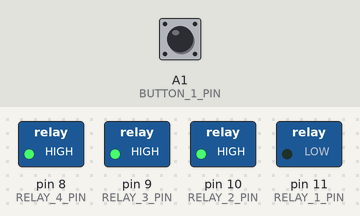
Simulated run of this sketch. Board: Arduino Uno, built with avr-gcc and run on an emulated ATmega328P. On the bench: switched loads named in the sketch (green lamp = pin HIGH). Inputs (shaded band) come from the test bench; at power-on: A1 (BUTTON_1_PIN) HIGH.

Above: at 1.2 s.
1.3 s: A1 (BUTTON_1_PIN) pulled LOW for 0.15 s
At 1.37 s:
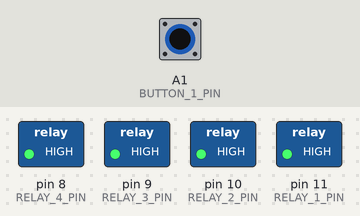
2.9 s: A1 (BUTTON_1_PIN) pulled LOW for 3.2 s
At 6.7 s:
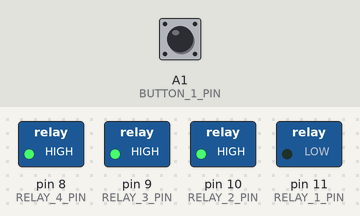
Timing chart, 0 to 8.2 s (numbered marks = the images above; inputs shaded):
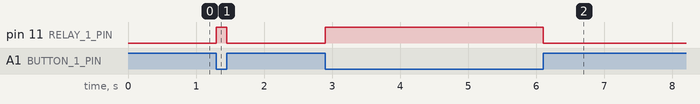

The sketch:

Flex_test.ino
```cpp
#define RELAY_1_PIN 11 // Digital pin for Relay 1
#define RELAY_2_PIN 10 // Digital pin for Relay 2
#define RELAY_3_PIN 9 // Digital pin for Relay 3
#define RELAY_4_PIN 8 // Digital pin for Relay 4

#define BUTTON_1_PIN A1 // Digital pin for Push Button 1
#define BUTTON_2_PIN A2 // Digital pin for Push Button 2
#define BUTTON_3_PIN A3 // Digital pin for Push Button 3
#define BUTTON_4_PIN A4 // Digital pin for Push Button 4


bool buttonState = false;

void setup() {

  // Set relay pins as output
  pinMode(RELAY_1_PIN, OUTPUT);
  pinMode(RELAY_2_PIN, OUTPUT);
  pinMode(RELAY_3_PIN, OUTPUT);
  pinMode(RELAY_4_PIN, OUTPUT);

  // Set button pins as input
  pinMode(BUTTON_1_PIN, INPUT_PULLUP);
  pinMode(BUTTON_2_PIN, INPUT_PULLUP);
  pinMode(BUTTON_3_PIN, INPUT_PULLUP);
  pinMode(BUTTON_4_PIN, INPUT_PULLUP);

digitalWrite(RELAY_1_PIN, HIGH);
digitalWrite(RELAY_2_PIN, HIGH);
digitalWrite(RELAY_3_PIN, HIGH);
digitalWrite(RELAY_4_PIN, HIGH);
}


void loop() {
 buttonState = digitalRead(BUTTON_1_PIN);

  // check if the pushbutton is pressed. If it is, the buttonState is HIGH:
  if (buttonState == HIGH) {
    // turn LED on:
    digitalWrite(RELAY_1_PIN, LOW);


  } else {
    // turn LED off:
    digitalWrite(RELAY_1_PIN, HIGH);
  }

  // Check each button and toggle corresponding relay
}
```

Measured:
- after the input at 1.3 s, pin 11 (RELAY_1_PIN): LOW → HIGH at once, → LOW 0.15 s later
- after the input at 2.9 s, pin 11 (RELAY_1_PIN): LOW → HIGH at once, → LOW 3.2 s later
